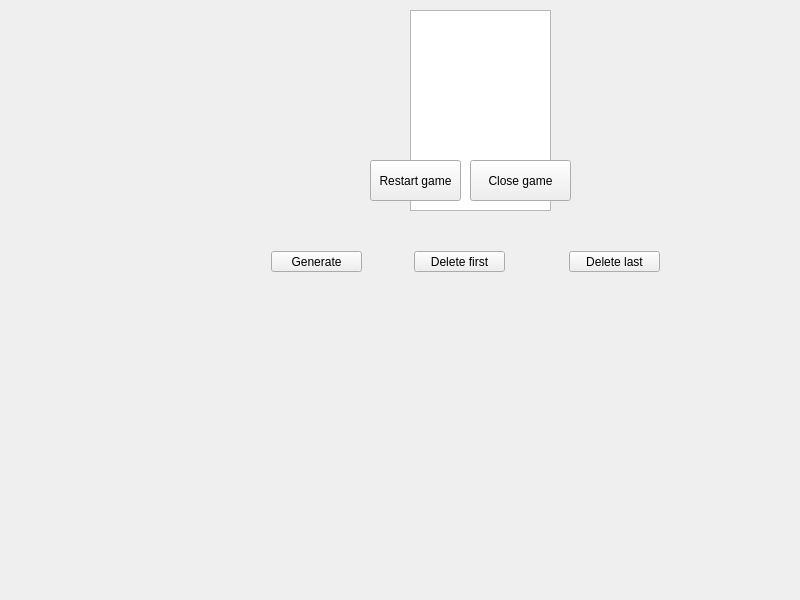
<?xml version="1.0" encoding="UTF-8"?>
<ui version="4.0">
 <class>Widget</class>
 <widget class="QWidget" name="Widget">
  <property name="geometry">
   <rect>
    <x>0</x>
    <y>0</y>
    <width>800</width>
    <height>600</height>
   </rect>
  </property>
  <property name="windowTitle">
   <string>Widget</string>
  </property>
  <widget class="QListWidget" name="listWidget">
   <property name="geometry">
    <rect>
     <x>410</x>
     <y>10</y>
     <width>141</width>
     <height>201</height>
    </rect>
   </property>
  </widget>
  <widget class="QLabel" name="firstPlayerScoreLabel">
   <property name="geometry">
    <rect>
     <x>200</x>
     <y>100</y>
     <width>181</width>
     <height>51</height>
    </rect>
   </property>
   <property name="lineWidth">
    <number>1</number>
   </property>
   <property name="text">
    <string/>
   </property>
  </widget>
  <widget class="QLabel" name="secondPlayerScoreLabel">
   <property name="geometry">
    <rect>
     <x>610</x>
     <y>100</y>
     <width>171</width>
     <height>41</height>
    </rect>
   </property>
   <property name="text">
    <string/>
   </property>
  </widget>
  <widget class="QLabel" name="displayWinner">
   <property name="geometry">
    <rect>
     <x>410</x>
     <y>90</y>
     <width>131</width>
     <height>51</height>
    </rect>
   </property>
   <property name="text">
    <string/>
   </property>
  </widget>
  <widget class="QPushButton" name="closeGame">
   <property name="geometry">
    <rect>
     <x>470</x>
     <y>160</y>
     <width>101</width>
     <height>41</height>
    </rect>
   </property>
   <property name="text">
    <string>Close game</string>
   </property>
  </widget>
  <widget class="QPushButton" name="restartGame">
   <property name="geometry">
    <rect>
     <x>370</x>
     <y>160</y>
     <width>91</width>
     <height>41</height>
    </rect>
   </property>
   <property name="text">
    <string>Restart game</string>
   </property>
  </widget>
  <widget class="QPushButton" name="deleteLast">
   <property name="geometry">
    <rect>
     <x>569</x>
     <y>251</y>
     <width>91</width>
     <height>21</height>
    </rect>
   </property>
   <property name="text">
    <string>Delete last</string>
   </property>
  </widget>
  <widget class="QPushButton" name="generateButton">
   <property name="geometry">
    <rect>
     <x>271</x>
     <y>251</y>
     <width>91</width>
     <height>21</height>
    </rect>
   </property>
   <property name="text">
    <string>Generate</string>
   </property>
  </widget>
  <widget class="QPushButton" name="deleteFirst">
   <property name="geometry">
    <rect>
     <x>414</x>
     <y>251</y>
     <width>91</width>
     <height>21</height>
    </rect>
   </property>
   <property name="text">
    <string>Delete first</string>
   </property>
  </widget>
 </widget>
 <resources/>
 <connections/>
</ui>
